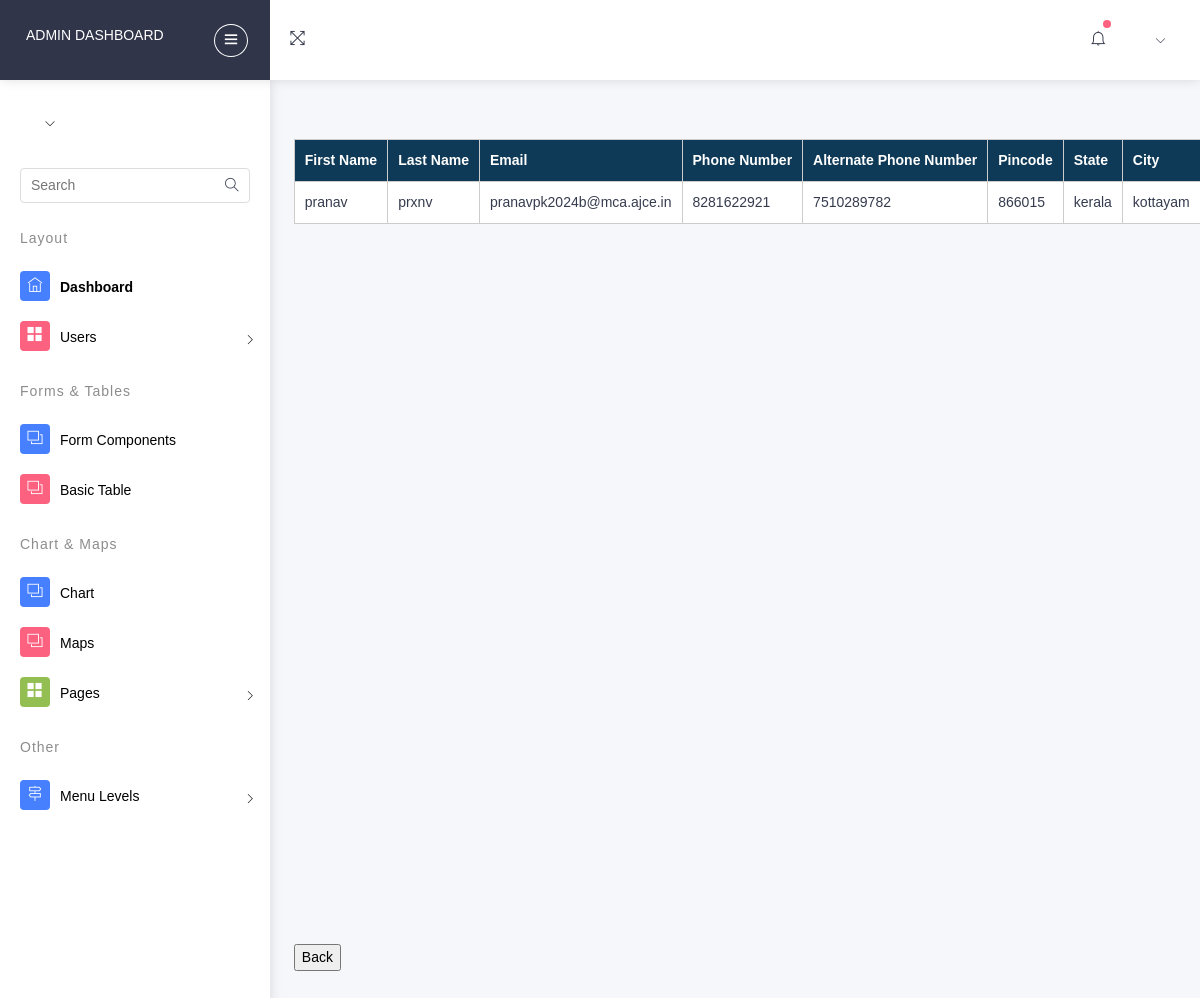
Page /myauth/userviewss/ on the committed database.
### myauth/models.py (models this page shows, shortened)
class Profile(models.Model):
    user = models.OneToOneField(User, on_delete=models.CASCADE)
    profile_picture = models.ImageField(upload_to='profile_pictures/', null=True, blank=True)
    phone = models.CharField(max_length=12, unique=True)  # You can adjust the max_length as needed
    alt_phone = models.CharField(max_length=12, unique=True)  # You can adjust the max_length as needed
    pincode= models.CharField(max_length=6)  # You can adjust the max_length as needed
    state = models.CharField(max_length=50)
    city = models.CharField(max_length=50)
    building_name = models.CharField(max_length=100)
    road_area = models.CharField(max_length=100)

class User(AbstractUser):
    class Role(models.TextChoices):
        ADMIN="ADMIN",'Admin'
        CUSTOMER="CUSTOMER",'Customer'
        DELIVERYBOY="DELIVERYBOY",'deliveryboy'
        SELLER="SELLER",'Seller'
    role = models.CharField(max_length=50,choices=Role.choices)

### myauth/views.py (the view)
# urls.py: path('userviewss/',views.userviewss,name='userviewss'),
def userviewss(request):
    user_profiles = Profile.objects.filter(user__role='CUSTOMER')
    print(user_profiles)
    context = {'user_profiles': user_profiles}
    return render(request, 'userviews.html', context)

### templates/userviews.html (shortened to what this page needs)
{% load static %}
<!DOCTYPE html>
<html lang="en">
<head>
      <link rel="stylesheet" type="text/css" href="{% static 'assetsss/css/bootstrap/css/bootstrap.min.css' %}">
      <link rel="stylesheet" type="text/css" href="{% static 'assetsss/icon/themify-icons/themify-icons.css' %}">
      <link rel="stylesheet" type="text/css" href="{% static 'assetsss/icon/icofont/css/icofont.css' %}">
      <link rel="stylesheet" type="text/css" href="{% static 'assetsss/css/style.css' %}">
      <link rel="stylesheet" type="text/css" href="{% static 'assetsss/css/jquery.mCustomScrollbar.css' %}">
  </head>
  <body>
    <div id="pcoded" class="pcoded">
        <div class="pcoded-container navbar-wrapper">
            <nav class="navbar header-navbar pcoded-header">
                <div class="navbar-wrapper">
                    <div class="navbar-logo">
                        <a class="mobile-menu" id="mobile-collapse" href="#!">
                            <i class="ti-menu"></i>
                        </a>
                        <a href="http://127.0.0.1:8000/myauth/adminreg/">
                            <h6>Admin Dashboard</h6>
                        </a>
                    </div>
                    <div class="navbar-container container-fluid">
                        <ul class="nav-left">
                            <li>
                                <a href="#!" onclick="javascript:toggleFullScreen()">
                                    <i class="ti-fullscreen"></i>
                                </a>
                            </li>
                        </ul>
                        <ul class="nav-right">
                            <li class="header-notification">
                                <a href="#!">
                                    <i class="ti-bell"></i>
                                    <span class="badge bg-c-pink"></span>
                                </a>
                            </li>
                            <li class="user-profile header-notification">
                                <a href="#!">
                                    <i class="ti-angle-down"></i>
                                </a>
                            </li>
                        </ul>
                    </div>
                </div>
            </nav>
            <div class="pcoded-main-container">
                <div class="pcoded-wrapper">
                    <nav class="pcoded-navbar">
                        <div class="pcoded-inner-navbar main-menu">
                            <div class="">
                                <div class="main-menu-header">
                                    <div class="user-details">
                                        <span id="more-details"><i class="ti-angle-down"></i></span>
                                    </div>
                                </div>
                            </div>
                            <div class="pcoded-search">
                                <div class="pcoded-search-box ">
                                    <input type="text" placeholder="Search">
                                    <span class="search-icon"><i class="ti-search" aria-hidden="true"></i></span>
                                </div>
                            </div>
                            <div class="pcoded-navigatio-lavel" data-i18n="nav.category.navigation">Layout</div>
                            <ul class="pcoded-item pcoded-left-item">
                                <li class="active">
                                    <a href="http://127.0.0.1:8000/myauth/adminreg/">
                                        <span class="pcoded-micon"><i class="ti-home"></i><b>D</b></span>
                                        <span class="pcoded-mtext" data-i18n="nav.dash.main">Dashboard</span>
                                    </a>
                                </li>
                                <li class="pcoded-hasmenu">
                                    <a href="javascript:void(0)">
                                        <span class="pcoded-micon"><i class="ti-layout-grid2-alt"></i></span>
                                        <span class="pcoded-mtext"  data-i18n="nav.basic-components.main">Users</span>
                                    </a>
                                        </li>
                                    </ul>
                            <div class="pcoded-navigatio-lavel" data-i18n="nav.category.forms">Forms &amp; Tables</div>
                            <ul class="pcoded-item pcoded-left-item">
                                <li>
                                    <a href="form-elements-component.html">
                                        <span class="pcoded-micon"><i class="ti-layers"></i><b>FC</b></span>
                                        <span class="pcoded-mtext" data-i18n="nav.form-components.main">Form Components</span>
                                    </a>
                                </li>
                                <li>
                                    <a href="bs-basic-table.html">
                                        <span class="pcoded-micon"><i class="ti-layers"></i><b>FC</b></span>
                                        <span class="pcoded-mtext" data-i18n="nav.form-components.main">Basic Table</span>
                                    </a>
                                </li>
                            </ul>
                            <div class="pcoded-navigatio-lavel" data-i18n="nav.category.forms">Chart &amp; Maps</div>
                            <ul class="pcoded-item pcoded-left-item">
                                <li>
                                    <a href="chart.html">
                                        <span class="pcoded-micon"><i class="ti-layers"></i><b>FC</b></span>
                                        <span class="pcoded-mtext" data-i18n="nav.form-components.main">Chart</span>
                                    </a>
                                </li>
                                <li>
                                    <a href="map-google.html">
                                        <span class="pcoded-micon"><i class="ti-layers"></i><b>FC</b></span>
                                        <span class="pcoded-mtext" data-i18n="nav.form-components.main">Maps</span>
                                    </a>
                                </li>
                                <li class="pcoded-hasmenu">
                                    <a href="javascript:void(0)">
                                        <span class="pcoded-micon"><i class="ti-layout-grid2-alt"></i></span>
                                        <span class="pcoded-mtext"  data-i18n="nav.basic-components.main">Pages</span>
                                    </a>
                                </li>
                            </ul>
                            <div class="pcoded-navigatio-lavel" data-i18n="nav.category.other">Other</div>
                            <ul class="pcoded-item pcoded-left-item">
                                <li class="pcoded-hasmenu ">
                                    <a href="javascript:void(0)">
                                        <span class="pcoded-micon"><i class="ti-direction-alt"></i><b>M</b></span>
                                        <span class="pcoded-mtext" data-i18n="nav.menu-levels.main">Menu Levels</span>
                                    </a>
                                </li>
                            </ul>
                        </div>
                    </nav>
                    <div class="pcoded-content">
                        <div class="pcoded-inner-content">
                            <div class="main-body">
                                <div class="page-wrapper">
                                    <div class="page-body">
                                        <div class="row">
                                            <!DOCTYPE html>
<html>
<head>
</head>
<body>
    <table>
        <thead>
            <tr>
                <th>First Name</th>
                <th>Last Name</th>
                <th>Email</th>
                <th>Phone Number</th>
                <th>Alternate Phone Number</th>
                <th>Pincode</th>
                <th>State</th>
                <th>City</th>
            </tr>
        </thead>
        <tbody>
            {% for user_profile in user_profiles %}
            <tr>
                <td>{{ user_profile.user.first_name }}</td>
                <td>{{ user_profile.user.last_name }}</td>
                <td>{{ user_profile.user.email }}</td>
                <td>{{ user_profile.phone }}</td>
                <td>{{ user_profile.alt_phone }}</td>
                <td>{{ user_profile.pincode }}</td>
                <td>{{ user_profile.state }}</td>
                <td>{{ user_profile.city }}</td>
            </tr>
            {% endfor %}
        </tbody>
    </table>
    <div class="button-container">
        <a href="http://127.0.0.1:8000/myauth/adminn/">
            <button class="button">Back</button>
        </a>
    </div>
</body>
</html>
</body>
</html>

### templates/userviews.html (style rules this page uses)
body { font-family: Arial, sans-serif; background-color: #f0f0f0; margin: 0; padding: 0; }
table { width: 80%; margin: 20px auto; border-collapse: collapse; background-color: #fff; float: left; }
th, td { border: 1px solid #ccc; padding: 10px; text-align: left; }
th { background-color: #0f3a57; color: #fff; }
.navbar { overflow: hidden; background-color: #333; }
.navbar a { float: right; display: block; color: white; text-align: center; padding: 14px 16px; text-decoration: none; }
.button-container { text-align: right; margin-top: 700px; float: left; }

### rows in the picture
Profile: user.first_name "pranav", user.last_name "prxnv", user.email "pranavpk2024b@mca.ajce.in", phone "8281622921", alt_phone "7510289782", pincode "866015", state "kerala", city "kottayam"
